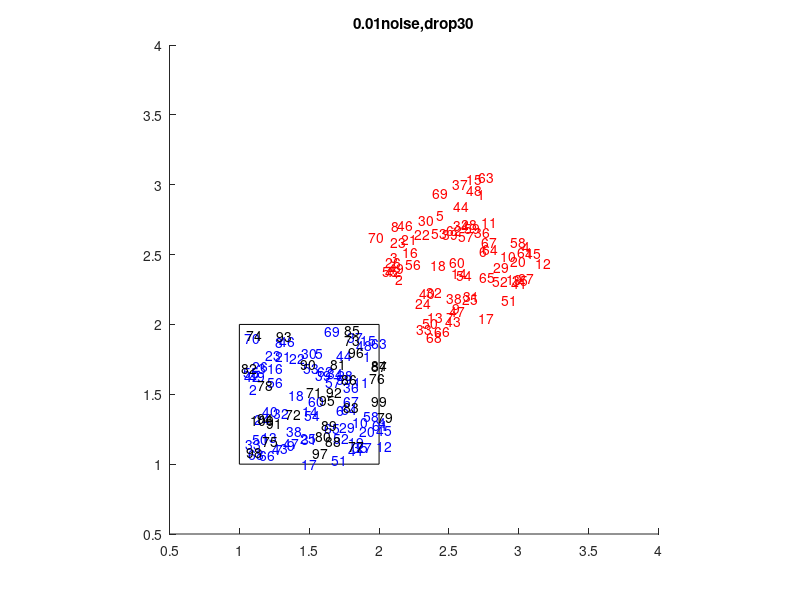

The MATLAB script that drew this image: (Note: this script raises an error after producing the figure.)
%create two point clouds
clf
axis equal
hold on
rectangle('Position',[1 1 1 1])
axis([0.5 4 0.5 4])
%number of points in point-cloud
N = 100;
n_except = 30;
n_add = 0;
n_add_outsquare = 0;
n_duplicate = 0;
noise = 0.01;
% other parameters
dtheta = pi/6;
num_R = 3;
% added points are outside the original square
out_radius = 2;
a_1 = zeros(N,1);
a_2 = zeros(N,1);
b_1 = zeros(N,1);
b_2 = zeros(N,1);
points_1 = zeros(2,N);
points_2_old = zeros(2,N);
%rotate points_1 by rotate_theta
rotate_theta = pi/6;
rotate_matrix = [cos(rotate_theta),-sin(rotate_theta);sin(rotate_theta),cos(rotate_theta)];
for i = 1:N
    a_1(i) = rand+1;
    b_1(i) = rand+1;
%     draw drop points from points_1 in a different color
    if n_except > 0 && i >= N-n_except+1
        text(a_1(i),b_1(i),num2str(i),'Color','k')
    else
        text(a_1(i),b_1(i),num2str(i),'Color','b')
    end
    points_1(:,i) = [a_1(i);b_1(i)];
    points_2_old(:,i) = rotate_matrix*(points_1(:,i)-[1.5;1.5])+[1.5;1.5];
%    translation
    points_2_old(:,i) = points_2_old(:,i) + [1;1];
end

% delete last n_except points after rotation
points_2 = points_2_old(:,1:N-n_except);

% add n_add points inside the square after rotation
if n_add >= 1
    add_points = zeros(2,n_add);
    for i = 1:n_add
%         here shows the way adding new points uniformly or un-uniformly in
%         the square
        add_points(:,i) = [rand+1;rand+1];
        add_points(:,i) = rotate_matrix*(add_points(:,i)-[1.5;1.5])+[1.5;1.5] + [1;1];
    end
    points_2 = [points_2,add_points];
end

% add n_add_outsquare points outside the square after rotation
if n_add_outsquare >= 1
    add_outsquare_points = zeros(2,n_add_outsquare);
    for i = 1:n_add_outsquare
        add_outsquare_points(:,i) = [unifrnd(1-out_radius,1);unifrnd(1-out_radius,2+out_radius)];
        add_outsquare_points(:,i) = rotate_matrix*(add_outsquare_points(:,i)-[1.5;1.5])+[1.5;1.5] + [1;1];
    end
    points_2 = [points_2,add_outsquare_points];
end

% duplicate points for points_2
if n_duplicate > 0
    points_duplicate = zeros(2,n_duplicate);
    for i = 1:n_duplicate
        points_duplicate(:,i) = rotate_matrix*(points_2(:,i)-[2.5;2.5]) + [2.5;2.5];
    end 
    points_2 = [points_2, points_duplicate];
end

% add noise to points_2
if noise > 0
    for i = 1:length(points_2(1,:))
        points_2(1,i) = points_2(1,i) + normrnd(0,noise);
        points_2(2,i) = points_2(2,i) + normrnd(0,noise);
    end
end

% plot final points_2
for i = 1:(length(points_1)-n_except)
    text(points_2(1,i),points_2(2,i),num2str(i),'Color','r')
end
for i = (length(points_1)-n_except+1):(length(points_1)-n_except+n_add)
    text(points_2(1,i),points_2(2,i),num2str(i),'Color','m')
end
for i = (length(points_1)-n_except+n_add+1):(length(points_1)-n_except+n_add+n_add_outsquare)
    text(points_2(1,i),points_2(2,i),num2str(i),'Color','g')
end
for i = (length(points_1)-n_except+n_add+n_add_outsquare+1):length(points_2)
    text(points_2(1,i),points_2(2,i),num2str(i),'Color','k')
end
%finished creating point clouds points_1,points_2
if n_except > 0
    if n_add > 0
        str = strcat(num2str(noise),'noise',',','add','',num2str(n_add),',','drop','',num2str(n_except));
    else
        str = strcat(num2str(noise),'noise',',','drop','',num2str(n_except));
    end
elseif n_add > 0
    str = strcat(num2str(noise),'noise',',','add','',num2str(n_add));
else
    str = strcat(num2str(noise),'noise');
end
title(str);

% this part is to drop important points in a loop until the number of
% matching pairs is less than 6. (using points_1, points_2)
% num_matching_pairs_imp = min(length(points_1(1,:)),length(points_2(1,:)));
% det_A_imp = min(1,1);
% ind = 1;
% % number of points to be dropped in each while loop
% num_drop = 3;
% % check matching pairs helper
% count_equals = 1;
% while(num_matching_pairs_imp(ind) > 6)
%     ind = ind + 1;
%     [lower_thres_imp,upper_thres_imp] = range_threshold(points_1,points_2,dtheta,num_R);
%     num_thres_imp = num_threshold(points_1,points_2);
%     thres_list_imp = linspace(lower_thres_imp,upper_thres_imp,num_thres_imp);
%     % set thres_imp to a large value for a proper rotation matrix A_imp
%     thres_imp = thres_list_imp(end-1);
%     [int_matching_pairs_imp,~] = two_pointcloud_matching_intlinprog(points_1,points_2,dtheta,num_R,thres_imp);
%     if abs(norm(int_matching_pairs_imp(1,:)-int_matching_pairs_imp(2,:))) <= 1e-5
%         count_equals(ind) = 1;
%     else
%         count_equals(ind) = 0;
%     end
%     num_tmp = length(int_matching_pairs_imp(1,:));
%     num_matching_pairs_imp(ind) = num_tmp;
%     [~,A_imp] = rotate_back_reg(points_1,points_2,int_matching_pairs_imp);
%     det_A_imp(ind) = det(A_imp);
% %     index of int_matching_pairs_imp to be dropped
%     drop_points_matching_ind = randsample(num_tmp,num_drop);
%     drop_points_ind = int_matching_pairs_imp(:,drop_points_matching_ind);
% %     update points_1, points_2 by dropping important points from 1&2
% %     respectively
%     points_1(:,drop_points_ind(1,:)) = [];
%     points_2(:,drop_points_ind(2,:)) = [];
% end
% figure(2);
% plot(num_matching_pairs_imp(2:end-1));
% xlabel('num-loop');
% ylabel('num-matching-pairs');
% % title('drop important points');
% figure(3);
% plot(det_A_imp(2:end-1));
% ylim([0.8,1.2]);
% xlabel('num-loop');
% ylabel('det(A)');
% % title('drop important points')

% % % % % % % % % % % % % % %end this part % % %%%%%%%%%%%%%%%%%%%%%%%%%


% %calculating the matched pairs and the similarity between two clouds
% threshold = 0;
% %integer programming
% [int_matching_pairs,similarity_lin] = two_pointcloud_matching_intlinprog(points_1,points_2,dtheta,num_R,threshold);
% %transpose int_matching_pairs matrix
% int_matching_pairs = int_matching_pairs';
% %for each point in point_1, find the nearest row in point_2
% [norm_matching_result,cost_norm] = two_pointcloud_matching_norm_unique(points_1,points_2,dtheta,num_R);
% 
% %accuracy
% count_opt = 0;
% count_norm = 0;
% for i = 1:length(int_matching_pairs)
%     if int_matching_pairs(i,1) ~= int_matching_pairs(i,2)
%         count_opt = count_opt+1;
%     end
% end
% for i = 1:length(norm_matching_result)
%     if norm_matching_result(i,1) ~= norm_matching_result(i,2)
%         count_norm = count_norm + 1;
%     end
% end
% 
% % % translate back using good match pairs
% % [translation_back,rotate_back_theta] = rotate_back(points_1,points_2,norm_matching_result);
% % % translate back using regression y = Ax + b, no noise here. A is
% % % approximately the rotation matrix.
% % [b,A] = rotate_back_reg(points_1,points_2,norm_matching_result);
% 


% relationship between threshold and #matching_pairs using intlinprog
[lower_thres,upper_thres] = range_threshold(points_1,points_2,dtheta,num_R);
num_thres = num_threshold(points_1,points_2);
thres_list = linspace(lower_thres,upper_thres,num_thres);
matching_int_withthres = cell(num_thres,1);
% except the last in thres_list to prevent singular matrix
matching_int_size = [];
det_A = [];
for i = 1:(length(thres_list)-1)
    disp(i)
    [temp,~] = two_pointcloud_matching_intlinprog(points_1,points_2,dtheta,num_R,thres_list(i));
    matching_int_withthres{i} = temp;
    matching_int_size(i) = length(matching_int_withthres{i}(1,:));
    [~,A] = rotate_back_reg(points_1,points_2,matching_int_withthres{i});
    det_A(i) = det(A);
    if matching_int_size(i) <= 6
        break;
    end
end
% matching_int_size = matching_int_size(matching_int_size ~= 0);
det_A = det_A(det_A ~= 0);
if matching_int_size(end) <= 4
    det_A = det_A(1:end-1);
    matching_int_size = matching_int_size(1:end-1);
end
figure
plot(thres_list(1:length(det_A)),det_A);
xlabel('threshold')
ylabel('det(A)')
ylim([min(min(det_A),0.5),max(max(det_A),1.1)])
title(str)
% subplot(1,2,1);
% % plot(matching_int_size);
% plot(thres_list(1:length(matching_int_size)),matching_int_size);
% xlabel('threshold')
% ylabel('size of matching pairs')
% ylim([0,100]);
% subplot(1,2,2);
% plot(thres_list(1:length(det_A)),det_A);
% xlabel('threshold')
% ylabel('det(A)')
% % ylim([min([0,min(det_A),min(det_A)/2,min(det_A)*2]),max([0,max(det_A),max(det_A)/2,max(det_A)*2])])
% currentFigure = gcf;
% title(currentFigure.Children(end),'duplicate20');



%%%%%%%%%%%%%%%%%%%for n_add_outsquare=0,comment from here%%%%%%%%%%%%%%%%%%%%
% [points_1_removed,points_2_removed] = remove_outlier(points_1,points_2,0.5,0.5);
% med_1 = [median(points_1(1,:));median(points_1(2,:))];
% med_2 = [median(points_2(1,:));median(points_2(2,:))];
% med_1_removed = [median(points_1_removed(1,:));median(points_1_removed(2,:))];
% med_2_removed = [median(points_2_removed(1,:));median(points_2_removed(2,:))];
% clf
% axis equal
% hold on
% rectangle('Position',[1 1 1 1])
% axis([0.5 4 0.5 4])
% for i = 1:length(points_1_removed(1,:))
%     text(points_1_removed(1,i),points_1_removed(2,i),num2str(i),'Color','b')
% end
% for i = 1:length(points_2_removed(1,:))
%     text(points_2_removed(1,i),points_2_removed(2,i),num2str(i),'Color','r')
% end
% [A_whoutliers,~,boolean,~,~] = rotate_back_wh_outliers(points_1,points_2,dtheta,num_R);